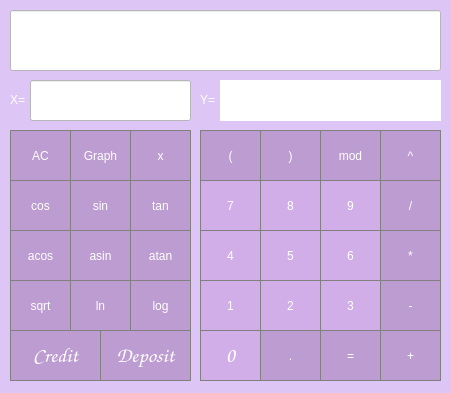
<?xml version="1.0" encoding="UTF-8"?>
<ui version="4.0">
 <class>MainWindow</class>
 <widget class="QMainWindow" name="MainWindow">
  <property name="geometry">
   <rect>
    <x>0</x>
    <y>0</y>
    <width>451</width>
    <height>393</height>
   </rect>
  </property>
  <property name="palette">
   <palette>
    <active>
     <colorrole role="Button">
      <brush brushstyle="SolidPattern">
       <color alpha="255">
        <red>221</red>
        <green>198</green>
        <blue>245</blue>
       </color>
      </brush>
     </colorrole>
     <colorrole role="Base">
      <brush brushstyle="SolidPattern">
       <color alpha="255">
        <red>221</red>
        <green>198</green>
        <blue>245</blue>
       </color>
      </brush>
     </colorrole>
     <colorrole role="Window">
      <brush brushstyle="SolidPattern">
       <color alpha="255">
        <red>221</red>
        <green>198</green>
        <blue>245</blue>
       </color>
      </brush>
     </colorrole>
    </active>
    <inactive>
     <colorrole role="Button">
      <brush brushstyle="SolidPattern">
       <color alpha="255">
        <red>221</red>
        <green>198</green>
        <blue>245</blue>
       </color>
      </brush>
     </colorrole>
     <colorrole role="Base">
      <brush brushstyle="SolidPattern">
       <color alpha="255">
        <red>221</red>
        <green>198</green>
        <blue>245</blue>
       </color>
      </brush>
     </colorrole>
     <colorrole role="Window">
      <brush brushstyle="SolidPattern">
       <color alpha="255">
        <red>221</red>
        <green>198</green>
        <blue>245</blue>
       </color>
      </brush>
     </colorrole>
    </inactive>
    <disabled>
     <colorrole role="Button">
      <brush brushstyle="SolidPattern">
       <color alpha="255">
        <red>221</red>
        <green>198</green>
        <blue>245</blue>
       </color>
      </brush>
     </colorrole>
     <colorrole role="Base">
      <brush brushstyle="SolidPattern">
       <color alpha="255">
        <red>221</red>
        <green>198</green>
        <blue>245</blue>
       </color>
      </brush>
     </colorrole>
     <colorrole role="Window">
      <brush brushstyle="SolidPattern">
       <color alpha="255">
        <red>221</red>
        <green>198</green>
        <blue>245</blue>
       </color>
      </brush>
     </colorrole>
    </disabled>
   </palette>
  </property>
  <property name="windowTitle">
   <string>Calculator</string>
  </property>
  <property name="autoFillBackground">
   <bool>false</bool>
  </property>
  <property name="styleSheet">
   <string notr="true">QMainWindow {
  background-color: rgb(221, 198, 245);
}</string>
  </property>
  <widget class="QWidget" name="centralwidget">
   <widget class="QPushButton" name="pushButton_7">
    <property name="geometry">
     <rect>
      <x>200</x>
      <y>180</y>
      <width>61</width>
      <height>51</height>
     </rect>
    </property>
    <property name="styleSheet">
     <string notr="true">QPushButton {
   background-color: rgb(210,174,232);
   color: white;
   border: 1px solid gray;
   font: 16pt &quot;Comic Sans MS&quot;;
}
QPushButton:pressed {
    background-color: qlineargradient(x1: 0, y1: 0, x2: 0, y2: 1,
                                      stop: 0 #dadbde, stop: 1 #f6f7fa);
}</string>
    </property>
    <property name="text">
     <string>7</string>
    </property>
    <attribute name="buttonGroup">
     <string notr="true">Buttons</string>
    </attribute>
   </widget>
   <widget class="QPushButton" name="pushButton_8">
    <property name="geometry">
     <rect>
      <x>260</x>
      <y>180</y>
      <width>61</width>
      <height>51</height>
     </rect>
    </property>
    <property name="styleSheet">
     <string notr="true">QPushButton {
   background-color: rgb(210,174,232);
   color: white;
   border: 1px solid gray;
   font: 16pt &quot;Comic Sans MS&quot;;
}
QPushButton:pressed {
    background-color: qlineargradient(x1: 0, y1: 0, x2: 0, y2: 1,
                                      stop: 0 #dadbde, stop: 1 #f6f7fa);
}</string>
    </property>
    <property name="text">
     <string>8</string>
    </property>
    <attribute name="buttonGroup">
     <string notr="true">Buttons</string>
    </attribute>
   </widget>
   <widget class="QPushButton" name="pushButton_9">
    <property name="geometry">
     <rect>
      <x>320</x>
      <y>180</y>
      <width>61</width>
      <height>51</height>
     </rect>
    </property>
    <property name="styleSheet">
     <string notr="true">QPushButton {
   background-color: rgb(210,174,232);
   color: white;
   border: 1px solid gray;
   font: 16pt &quot;Comic Sans MS&quot;;
}
QPushButton:pressed {
    background-color: qlineargradient(x1: 0, y1: 0, x2: 0, y2: 1,
                                      stop: 0 #dadbde, stop: 1 #f6f7fa);
}</string>
    </property>
    <property name="text">
     <string>9</string>
    </property>
    <attribute name="buttonGroup">
     <string notr="true">Buttons</string>
    </attribute>
   </widget>
   <widget class="QPushButton" name="pushButton_div">
    <property name="geometry">
     <rect>
      <x>380</x>
      <y>180</y>
      <width>61</width>
      <height>51</height>
     </rect>
    </property>
    <property name="styleSheet">
     <string notr="true">QPushButton {
  background-color: rgb(189, 156, 209);
  color: white; 
  border: 1px solid gray;
  font: 16pt &quot;Comic Sans MS&quot;;
}

QPushButton:pressed {
    background-color: qlineargradient(x1: 0, y1: 0, x2: 0, y2: 1,
                                      stop: 0 #dadbde, stop: 1 #f6f7fa);
}</string>
    </property>
    <property name="text">
     <string>/</string>
    </property>
    <attribute name="buttonGroup">
     <string notr="true">Buttons</string>
    </attribute>
   </widget>
   <widget class="QPushButton" name="pushButton_mul">
    <property name="geometry">
     <rect>
      <x>380</x>
      <y>230</y>
      <width>61</width>
      <height>51</height>
     </rect>
    </property>
    <property name="styleSheet">
     <string notr="true">QPushButton {
  background-color: rgb(189, 156, 209);
  color: white; 
  border: 1px solid gray;
  font: 16pt &quot;Comic Sans MS&quot;;
}

QPushButton:pressed {
    background-color: qlineargradient(x1: 0, y1: 0, x2: 0, y2: 1,
                                      stop: 0 #dadbde, stop: 1 #f6f7fa);
}</string>
    </property>
    <property name="text">
     <string>*</string>
    </property>
    <attribute name="buttonGroup">
     <string notr="true">Buttons</string>
    </attribute>
   </widget>
   <widget class="QPushButton" name="pushButton_6">
    <property name="geometry">
     <rect>
      <x>320</x>
      <y>230</y>
      <width>61</width>
      <height>51</height>
     </rect>
    </property>
    <property name="styleSheet">
     <string notr="true">QPushButton {
   background-color: rgb(210,174,232);
   color: white;
   border: 1px solid gray;
   font: 16pt &quot;Comic Sans MS&quot;;
}
QPushButton:pressed {
    background-color: qlineargradient(x1: 0, y1: 0, x2: 0, y2: 1,
                                      stop: 0 #dadbde, stop: 1 #f6f7fa);
}</string>
    </property>
    <property name="text">
     <string>6</string>
    </property>
    <attribute name="buttonGroup">
     <string notr="true">Buttons</string>
    </attribute>
   </widget>
   <widget class="QPushButton" name="pushButton_4">
    <property name="geometry">
     <rect>
      <x>200</x>
      <y>230</y>
      <width>61</width>
      <height>51</height>
     </rect>
    </property>
    <property name="styleSheet">
     <string notr="true">QPushButton {
   background-color: rgb(210,174,232);
   color: white;
   border: 1px solid gray;
   font: 16pt &quot;Comic Sans MS&quot;;
}
QPushButton:pressed {
    background-color: qlineargradient(x1: 0, y1: 0, x2: 0, y2: 1,
                                      stop: 0 #dadbde, stop: 1 #f6f7fa);
}</string>
    </property>
    <property name="text">
     <string>4</string>
    </property>
    <attribute name="buttonGroup">
     <string notr="true">Buttons</string>
    </attribute>
   </widget>
   <widget class="QPushButton" name="pushButton_5">
    <property name="geometry">
     <rect>
      <x>260</x>
      <y>230</y>
      <width>61</width>
      <height>51</height>
     </rect>
    </property>
    <property name="styleSheet">
     <string notr="true">QPushButton {
   background-color: rgb(210,174,232);
   color: white;
   border: 1px solid gray;
   font: 16pt &quot;Comic Sans MS&quot;;
}
QPushButton:pressed {
    background-color: qlineargradient(x1: 0, y1: 0, x2: 0, y2: 1,
                                      stop: 0 #dadbde, stop: 1 #f6f7fa);
}</string>
    </property>
    <property name="text">
     <string>5</string>
    </property>
    <attribute name="buttonGroup">
     <string notr="true">Buttons</string>
    </attribute>
   </widget>
   <widget class="QPushButton" name="pushButton_sub">
    <property name="geometry">
     <rect>
      <x>380</x>
      <y>280</y>
      <width>61</width>
      <height>51</height>
     </rect>
    </property>
    <property name="styleSheet">
     <string notr="true">QPushButton {
  background-color: rgb(189, 156, 209);
  color: white; 
  border: 1px solid gray;
  font: 16pt &quot;Comic Sans MS&quot;;
}

QPushButton:pressed {
    background-color: qlineargradient(x1: 0, y1: 0, x2: 0, y2: 1,
                                      stop: 0 #dadbde, stop: 1 #f6f7fa);
}</string>
    </property>
    <property name="text">
     <string>-</string>
    </property>
    <attribute name="buttonGroup">
     <string notr="true">Buttons</string>
    </attribute>
   </widget>
   <widget class="QPushButton" name="pushButton_3">
    <property name="geometry">
     <rect>
      <x>320</x>
      <y>280</y>
      <width>61</width>
      <height>51</height>
     </rect>
    </property>
    <property name="styleSheet">
     <string notr="true">QPushButton {
   background-color: rgb(210,174,232);
   color: white;
   border: 1px solid gray;
   font: 16pt &quot;Comic Sans MS&quot;;
}
QPushButton:pressed {
    background-color: qlineargradient(x1: 0, y1: 0, x2: 0, y2: 1,
                                      stop: 0 #dadbde, stop: 1 #f6f7fa);
}</string>
    </property>
    <property name="text">
     <string>3</string>
    </property>
    <attribute name="buttonGroup">
     <string notr="true">Buttons</string>
    </attribute>
   </widget>
   <widget class="QPushButton" name="pushButton_1">
    <property name="geometry">
     <rect>
      <x>200</x>
      <y>280</y>
      <width>61</width>
      <height>51</height>
     </rect>
    </property>
    <property name="styleSheet">
     <string notr="true">QPushButton {
   background-color: rgb(210,174,232);
   color: white;
   border: 1px solid gray;
   font: 16pt &quot;Comic Sans MS&quot;;
}
QPushButton:pressed {
    background-color: qlineargradient(x1: 0, y1: 0, x2: 0, y2: 1,
                                      stop: 0 #dadbde, stop: 1 #f6f7fa);
}</string>
    </property>
    <property name="text">
     <string>1</string>
    </property>
    <attribute name="buttonGroup">
     <string notr="true">Buttons</string>
    </attribute>
   </widget>
   <widget class="QPushButton" name="pushButton_2">
    <property name="geometry">
     <rect>
      <x>260</x>
      <y>280</y>
      <width>61</width>
      <height>51</height>
     </rect>
    </property>
    <property name="styleSheet">
     <string notr="true">QPushButton {
   background-color: rgb(210,174,232);
   color: white;
   border: 1px solid gray;
   font: 16pt &quot;Comic Sans MS&quot;;
}
QPushButton:pressed {
    background-color: qlineargradient(x1: 0, y1: 0, x2: 0, y2: 1,
                                      stop: 0 #dadbde, stop: 1 #f6f7fa);
}</string>
    </property>
    <property name="text">
     <string>2</string>
    </property>
    <attribute name="buttonGroup">
     <string notr="true">Buttons</string>
    </attribute>
   </widget>
   <widget class="QPushButton" name="pushButton_add">
    <property name="geometry">
     <rect>
      <x>380</x>
      <y>330</y>
      <width>61</width>
      <height>51</height>
     </rect>
    </property>
    <property name="styleSheet">
     <string notr="true">QPushButton {
  background-color: rgb(189, 156, 209);
  color: white; 
  border: 1px solid gray;
  font: 16pt &quot;Comic Sans MS&quot;;
}

QPushButton:pressed {
    background-color: qlineargradient(x1: 0, y1: 0, x2: 0, y2: 1,
                                      stop: 0 #dadbde, stop: 1 #f6f7fa);
}</string>
    </property>
    <property name="text">
     <string>+</string>
    </property>
    <attribute name="buttonGroup">
     <string notr="true">Buttons</string>
    </attribute>
   </widget>
   <widget class="QPushButton" name="pushButton_equal">
    <property name="geometry">
     <rect>
      <x>320</x>
      <y>330</y>
      <width>61</width>
      <height>51</height>
     </rect>
    </property>
    <property name="styleSheet">
     <string notr="true">QPushButton {
  background-color: rgb(189, 156, 209);
  color: white; 
  border: 1px solid gray;
  font: 16pt &quot;Comic Sans MS&quot;;
}

QPushButton:pressed {
    background-color: qlineargradient(x1: 0, y1: 0, x2: 0, y2: 1,
                                      stop: 0 #dadbde, stop: 1 #f6f7fa);
}</string>
    </property>
    <property name="text">
     <string>=</string>
    </property>
   </widget>
   <widget class="QPushButton" name="pushButton_0">
    <property name="geometry">
     <rect>
      <x>200</x>
      <y>330</y>
      <width>61</width>
      <height>51</height>
     </rect>
    </property>
    <property name="font">
     <font>
      <family>Comic Sans MS</family>
      <pointsize>16</pointsize>
      <italic>false</italic>
      <bold>false</bold>
     </font>
    </property>
    <property name="styleSheet">
     <string notr="true">QPushButton {
   background-color: rgb(210,174,232);
   color: white;
   border: 1px solid gray;
   font: 16pt &quot;Comic Sans MS&quot;;
}
QPushButton:pressed {
    background-color: qlineargradient(x1: 0, y1: 0, x2: 0, y2: 1,
                                      stop: 0 #dadbde, stop: 1 #f6f7fa);
}</string>
    </property>
    <property name="text">
     <string>0</string>
    </property>
    <property name="iconSize">
     <size>
      <width>16</width>
      <height>16</height>
     </size>
    </property>
    <attribute name="buttonGroup">
     <string notr="true">Buttons</string>
    </attribute>
   </widget>
   <widget class="QPushButton" name="pushButton_dot">
    <property name="geometry">
     <rect>
      <x>260</x>
      <y>330</y>
      <width>61</width>
      <height>51</height>
     </rect>
    </property>
    <property name="styleSheet">
     <string notr="true">QPushButton {
  background-color: rgb(189, 156, 209);
  color: white; 
  border: 1px solid gray;
  font: 16pt &quot;Comic Sans MS&quot;;
}

QPushButton:pressed {
    background-color: qlineargradient(x1: 0, y1: 0, x2: 0, y2: 1,
                                      stop: 0 #dadbde, stop: 1 #f6f7fa);
}</string>
    </property>
    <property name="text">
     <string>.</string>
    </property>
    <attribute name="buttonGroup">
     <string notr="true">Buttons</string>
    </attribute>
   </widget>
   <widget class="QPushButton" name="pushButton_pow">
    <property name="geometry">
     <rect>
      <x>380</x>
      <y>130</y>
      <width>61</width>
      <height>51</height>
     </rect>
    </property>
    <property name="styleSheet">
     <string notr="true">QPushButton {
  background-color: rgb(189, 156, 209);
  color: white; 
  border: 1px solid gray;
  font: 16pt &quot;Comic Sans MS&quot;;
}

QPushButton:pressed {
    background-color: qlineargradient(x1: 0, y1: 0, x2: 0, y2: 1,
                                      stop: 0 #dadbde, stop: 1 #f6f7fa);
}</string>
    </property>
    <property name="text">
     <string>^</string>
    </property>
    <attribute name="buttonGroup">
     <string notr="true">Buttons</string>
    </attribute>
   </widget>
   <widget class="QPushButton" name="pushButton_mod">
    <property name="geometry">
     <rect>
      <x>320</x>
      <y>130</y>
      <width>61</width>
      <height>51</height>
     </rect>
    </property>
    <property name="styleSheet">
     <string notr="true">QPushButton {
  background-color: rgb(189, 156, 209);
  color: white; 
  border: 1px solid gray;
  font: 16pt &quot;Comic Sans MS&quot;;
}

QPushButton:pressed {
    background-color: qlineargradient(x1: 0, y1: 0, x2: 0, y2: 1,
                                      stop: 0 #dadbde, stop: 1 #f6f7fa);
}</string>
    </property>
    <property name="text">
     <string>mod</string>
    </property>
    <attribute name="buttonGroup">
     <string notr="true">Buttons</string>
    </attribute>
   </widget>
   <widget class="QPushButton" name="pushButton_openbr">
    <property name="geometry">
     <rect>
      <x>200</x>
      <y>130</y>
      <width>61</width>
      <height>51</height>
     </rect>
    </property>
    <property name="styleSheet">
     <string notr="true">QPushButton {
  background-color: rgb(189, 156, 209);
  color: white; 
  border: 1px solid gray;
  font: 16pt &quot;Comic Sans MS&quot;;
}

QPushButton:pressed {
    background-color: qlineargradient(x1: 0, y1: 0, x2: 0, y2: 1,
                                      stop: 0 #dadbde, stop: 1 #f6f7fa);
}</string>
    </property>
    <property name="text">
     <string>(</string>
    </property>
    <attribute name="buttonGroup">
     <string notr="true">Buttons</string>
    </attribute>
   </widget>
   <widget class="QPushButton" name="pushButton_closebr">
    <property name="geometry">
     <rect>
      <x>260</x>
      <y>130</y>
      <width>61</width>
      <height>51</height>
     </rect>
    </property>
    <property name="styleSheet">
     <string notr="true">QPushButton {
  background-color: rgb(189, 156, 209);
  color: white; 
  border: 1px solid gray;
  font: 16pt &quot;Comic Sans MS&quot;;
}

QPushButton:pressed {
    background-color: qlineargradient(x1: 0, y1: 0, x2: 0, y2: 1,
                                      stop: 0 #dadbde, stop: 1 #f6f7fa);
}</string>
    </property>
    <property name="text">
     <string>)</string>
    </property>
    <attribute name="buttonGroup">
     <string notr="true">Buttons</string>
    </attribute>
   </widget>
   <widget class="QPushButton" name="pushButton_sqrt">
    <property name="geometry">
     <rect>
      <x>10</x>
      <y>280</y>
      <width>61</width>
      <height>51</height>
     </rect>
    </property>
    <property name="styleSheet">
     <string notr="true">QPushButton {
  background-color: rgb(189, 156, 209);
  color: white; 
  border: 1px solid gray;
  font: 16pt &quot;Comic Sans MS&quot;;
}

QPushButton:pressed {
    background-color: qlineargradient(x1: 0, y1: 0, x2: 0, y2: 1,
                                      stop: 0 #dadbde, stop: 1 #f6f7fa);
}</string>
    </property>
    <property name="text">
     <string>sqrt</string>
    </property>
    <attribute name="buttonGroup">
     <string notr="true">FunctionButtons</string>
    </attribute>
   </widget>
   <widget class="QPushButton" name="pushButton_tan">
    <property name="geometry">
     <rect>
      <x>130</x>
      <y>180</y>
      <width>61</width>
      <height>51</height>
     </rect>
    </property>
    <property name="styleSheet">
     <string notr="true">QPushButton {
  background-color: rgb(189, 156, 209);
  color: white; 
  border: 1px solid gray;
  font: 16pt &quot;Comic Sans MS&quot;;
}

QPushButton:pressed {
    background-color: qlineargradient(x1: 0, y1: 0, x2: 0, y2: 1,
                                      stop: 0 #dadbde, stop: 1 #f6f7fa);
}</string>
    </property>
    <property name="text">
     <string>tan</string>
    </property>
    <attribute name="buttonGroup">
     <string notr="true">FunctionButtons</string>
    </attribute>
   </widget>
   <widget class="QPushButton" name="pushButton_cos">
    <property name="geometry">
     <rect>
      <x>10</x>
      <y>180</y>
      <width>61</width>
      <height>51</height>
     </rect>
    </property>
    <property name="styleSheet">
     <string notr="true">QPushButton {
  background-color: rgb(189, 156, 209);
  color: white; 
  border: 1px solid gray;
  font: 16pt &quot;Comic Sans MS&quot;;
}

QPushButton:pressed {
    background-color: qlineargradient(x1: 0, y1: 0, x2: 0, y2: 1,
                                      stop: 0 #dadbde, stop: 1 #f6f7fa);
}</string>
    </property>
    <property name="text">
     <string>cos</string>
    </property>
    <attribute name="buttonGroup">
     <string notr="true">FunctionButtons</string>
    </attribute>
   </widget>
   <widget class="QPushButton" name="pushButton_sin">
    <property name="geometry">
     <rect>
      <x>70</x>
      <y>180</y>
      <width>61</width>
      <height>51</height>
     </rect>
    </property>
    <property name="styleSheet">
     <string notr="true">QPushButton {
  background-color: rgb(189, 156, 209);
  color: white; 
  border: 1px solid gray;
  font: 16pt &quot;Comic Sans MS&quot;;
}

QPushButton:pressed {
    background-color: qlineargradient(x1: 0, y1: 0, x2: 0, y2: 1,
                                      stop: 0 #dadbde, stop: 1 #f6f7fa);
}</string>
    </property>
    <property name="text">
     <string>sin</string>
    </property>
    <attribute name="buttonGroup">
     <string notr="true">FunctionButtons</string>
    </attribute>
   </widget>
   <widget class="QPushButton" name="pushButton_ln">
    <property name="geometry">
     <rect>
      <x>70</x>
      <y>280</y>
      <width>61</width>
      <height>51</height>
     </rect>
    </property>
    <property name="styleSheet">
     <string notr="true">QPushButton {
  background-color: rgb(189, 156, 209);
  color: white; 
  border: 1px solid gray;
  font: 16pt &quot;Comic Sans MS&quot;;
}

QPushButton:pressed {
    background-color: qlineargradient(x1: 0, y1: 0, x2: 0, y2: 1,
                                      stop: 0 #dadbde, stop: 1 #f6f7fa);
}</string>
    </property>
    <property name="text">
     <string>ln</string>
    </property>
    <attribute name="buttonGroup">
     <string notr="true">FunctionButtons</string>
    </attribute>
   </widget>
   <widget class="QPushButton" name="pushButton_atan">
    <property name="geometry">
     <rect>
      <x>130</x>
      <y>230</y>
      <width>61</width>
      <height>51</height>
     </rect>
    </property>
    <property name="styleSheet">
     <string notr="true">QPushButton {
  background-color: rgb(189, 156, 209);
  color: white; 
  border: 1px solid gray;
  font: 16pt &quot;Comic Sans MS&quot;;
}

QPushButton:pressed {
    background-color: qlineargradient(x1: 0, y1: 0, x2: 0, y2: 1,
                                      stop: 0 #dadbde, stop: 1 #f6f7fa);
}</string>
    </property>
    <property name="text">
     <string>atan</string>
    </property>
    <attribute name="buttonGroup">
     <string notr="true">FunctionButtons</string>
    </attribute>
   </widget>
   <widget class="QPushButton" name="pushButton_acos">
    <property name="geometry">
     <rect>
      <x>10</x>
      <y>230</y>
      <width>61</width>
      <height>51</height>
     </rect>
    </property>
    <property name="styleSheet">
     <string notr="true">QPushButton {
  background-color: rgb(189, 156, 209);
  color: white; 
  border: 1px solid gray;
  font: 16pt &quot;Comic Sans MS&quot;;
}

QPushButton:pressed {
    background-color: qlineargradient(x1: 0, y1: 0, x2: 0, y2: 1,
                                      stop: 0 #dadbde, stop: 1 #f6f7fa);
}</string>
    </property>
    <property name="text">
     <string>acos</string>
    </property>
    <attribute name="buttonGroup">
     <string notr="true">FunctionButtons</string>
    </attribute>
   </widget>
   <widget class="QPushButton" name="pushButton_asin">
    <property name="geometry">
     <rect>
      <x>70</x>
      <y>230</y>
      <width>61</width>
      <height>51</height>
     </rect>
    </property>
    <property name="styleSheet">
     <string notr="true">QPushButton {
  background-color: rgb(189, 156, 209);
  color: white; 
  border: 1px solid gray;
  font: 16pt &quot;Comic Sans MS&quot;;
}

QPushButton:pressed {
    background-color: qlineargradient(x1: 0, y1: 0, x2: 0, y2: 1,
                                      stop: 0 #dadbde, stop: 1 #f6f7fa);
}</string>
    </property>
    <property name="text">
     <string>asin</string>
    </property>
    <attribute name="buttonGroup">
     <string notr="true">FunctionButtons</string>
    </attribute>
   </widget>
   <widget class="QPushButton" name="pushButton_log">
    <property name="geometry">
     <rect>
      <x>130</x>
      <y>280</y>
      <width>61</width>
      <height>51</height>
     </rect>
    </property>
    <property name="styleSheet">
     <string notr="true">QPushButton {
  background-color: rgb(189, 156, 209);
  color: white; 
  border: 1px solid gray;
  font: 16pt &quot;Comic Sans MS&quot;;
}

QPushButton:pressed {
    background-color: qlineargradient(x1: 0, y1: 0, x2: 0, y2: 1,
                                      stop: 0 #dadbde, stop: 1 #f6f7fa);
}</string>
    </property>
    <property name="text">
     <string>log</string>
    </property>
    <attribute name="buttonGroup">
     <string notr="true">FunctionButtons</string>
    </attribute>
   </widget>
   <widget class="QPushButton" name="pushButton_x">
    <property name="geometry">
     <rect>
      <x>130</x>
      <y>130</y>
      <width>61</width>
      <height>51</height>
     </rect>
    </property>
    <property name="styleSheet">
     <string notr="true">QPushButton {
  background-color: rgb(189, 156, 209);
  color: white; 
  border: 1px solid gray;
  font: 16pt &quot;Comic Sans MS&quot;;
}

QPushButton:pressed {
    background-color: qlineargradient(x1: 0, y1: 0, x2: 0, y2: 1,
                                      stop: 0 #dadbde, stop: 1 #f6f7fa);
}</string>
    </property>
    <property name="text">
     <string>x</string>
    </property>
   </widget>
   <widget class="QPushButton" name="pushButton_graph">
    <property name="geometry">
     <rect>
      <x>70</x>
      <y>130</y>
      <width>61</width>
      <height>51</height>
     </rect>
    </property>
    <property name="styleSheet">
     <string notr="true">QPushButton {
  background-color: rgb(189, 156, 209);
  color: white; 
  border: 1px solid gray;
  font: 16pt &quot;Comic Sans MS&quot;;
}

QPushButton:pressed {
    background-color: qlineargradient(x1: 0, y1: 0, x2: 0, y2: 1,
                                      stop: 0 #dadbde, stop: 1 #f6f7fa);
}</string>
    </property>
    <property name="text">
     <string>Graph</string>
    </property>
   </widget>
   <widget class="QPushButton" name="pushButton_credit">
    <property name="geometry">
     <rect>
      <x>10</x>
      <y>330</y>
      <width>91</width>
      <height>51</height>
     </rect>
    </property>
    <property name="font">
     <font>
      <family>Comic Sans MS</family>
      <pointsize>16</pointsize>
     </font>
    </property>
    <property name="styleSheet">
     <string notr="true">QPushButton {
  background-color: rgb(189, 156, 209);
  color: white; 
  border: 1px solid gray;
}

QPushButton:pressed {
    background-color: qlineargradient(x1: 0, y1: 0, x2: 0, y2: 1,
                                      stop: 0 #dadbde, stop: 1 #f6f7fa);
}</string>
    </property>
    <property name="text">
     <string>Credit</string>
    </property>
   </widget>
   <widget class="QPushButton" name="pushButton_deposit">
    <property name="geometry">
     <rect>
      <x>100</x>
      <y>330</y>
      <width>91</width>
      <height>51</height>
     </rect>
    </property>
    <property name="font">
     <font>
      <family>Comic Sans MS</family>
      <pointsize>16</pointsize>
     </font>
    </property>
    <property name="styleSheet">
     <string notr="true">QPushButton {
  background-color: rgb(189, 156, 209);
  color: white; 
  border: 1px solid gray;
}

QPushButton:pressed {
    background-color: qlineargradient(x1: 0, y1: 0, x2: 0, y2: 1,
                                      stop: 0 #dadbde, stop: 1 #f6f7fa);
}</string>
    </property>
    <property name="text">
     <string>Deposit</string>
    </property>
   </widget>
   <widget class="QPushButton" name="pushButton_clear">
    <property name="geometry">
     <rect>
      <x>10</x>
      <y>130</y>
      <width>61</width>
      <height>51</height>
     </rect>
    </property>
    <property name="styleSheet">
     <string notr="true">QPushButton {
  background-color: rgb(189, 156, 209);
  color: white; 
  border: 1px solid gray;
  font: 16pt &quot;Comic Sans MS&quot;;
}

QPushButton:pressed {
    background-color: qlineargradient(x1: 0, y1: 0, x2: 0, y2: 1,
                                      stop: 0 #dadbde, stop: 1 #f6f7fa);
}</string>
    </property>
    <property name="text">
     <string>AC</string>
    </property>
   </widget>
   <widget class="QLineEdit" name="input">
    <property name="geometry">
     <rect>
      <x>10</x>
      <y>10</y>
      <width>431</width>
      <height>61</height>
     </rect>
    </property>
    <property name="font">
     <font>
      <family>Comic Sans MS</family>
      <pointsize>16</pointsize>
      <italic>false</italic>
      <bold>false</bold>
     </font>
    </property>
    <property name="styleSheet">
     <string notr="true">background-color : white;
color: rgb(126, 90, 148);
font: 16pt &quot;Comic Sans MS&quot;;</string>
    </property>
    <property name="text">
     <string/>
    </property>
    <property name="maxLength">
     <number>256</number>
    </property>
    <property name="cursorPosition">
     <number>0</number>
    </property>
    <property name="alignment">
     <set>Qt::AlignRight|Qt::AlignTrailing|Qt::AlignVCenter</set>
    </property>
    <property name="readOnly">
     <bool>false</bool>
    </property>
   </widget>
   <widget class="QLabel" name="output_y">
    <property name="geometry">
     <rect>
      <x>220</x>
      <y>80</y>
      <width>221</width>
      <height>41</height>
     </rect>
    </property>
    <property name="styleSheet">
     <string notr="true">background-color : white;
color: rgb(126, 90, 148);
font: 16pt &quot;Comic Sans MS&quot;;</string>
    </property>
    <property name="text">
     <string/>
    </property>
    <property name="alignment">
     <set>Qt::AlignRight|Qt::AlignTrailing|Qt::AlignVCenter</set>
    </property>
   </widget>
   <widget class="QLineEdit" name="input_x">
    <property name="geometry">
     <rect>
      <x>30</x>
      <y>80</y>
      <width>161</width>
      <height>41</height>
     </rect>
    </property>
    <property name="font">
     <font>
      <family>Comic Sans MS</family>
      <pointsize>16</pointsize>
      <italic>false</italic>
      <bold>false</bold>
     </font>
    </property>
    <property name="mouseTracking">
     <bool>true</bool>
    </property>
    <property name="styleSheet">
     <string notr="true">background-color : white;
color: rgb(126, 90, 148);
font: 16pt &quot;Comic Sans MS&quot;;</string>
    </property>
    <property name="text">
     <string/>
    </property>
    <property name="alignment">
     <set>Qt::AlignRight|Qt::AlignTrailing|Qt::AlignVCenter</set>
    </property>
   </widget>
   <widget class="QLabel" name="label">
    <property name="geometry">
     <rect>
      <x>10</x>
      <y>90</y>
      <width>21</width>
      <height>20</height>
     </rect>
    </property>
    <property name="styleSheet">
     <string notr="true">  color: white; 
font: 16pt &quot;Comic Sans MS&quot;;</string>
    </property>
    <property name="text">
     <string>X=</string>
    </property>
   </widget>
   <widget class="QLabel" name="label_2">
    <property name="geometry">
     <rect>
      <x>200</x>
      <y>90</y>
      <width>21</width>
      <height>20</height>
     </rect>
    </property>
    <property name="styleSheet">
     <string notr="true">  color: white; 
font: 16pt &quot;Comic Sans MS&quot;;</string>
    </property>
    <property name="text">
     <string>Y=</string>
    </property>
   </widget>
  </widget>
 </widget>
 <resources/>
 <connections/>
 <buttongroups>
  <buttongroup name="FunctionButtons"/>
  <buttongroup name="Buttons"/>
 </buttongroups>
</ui>
